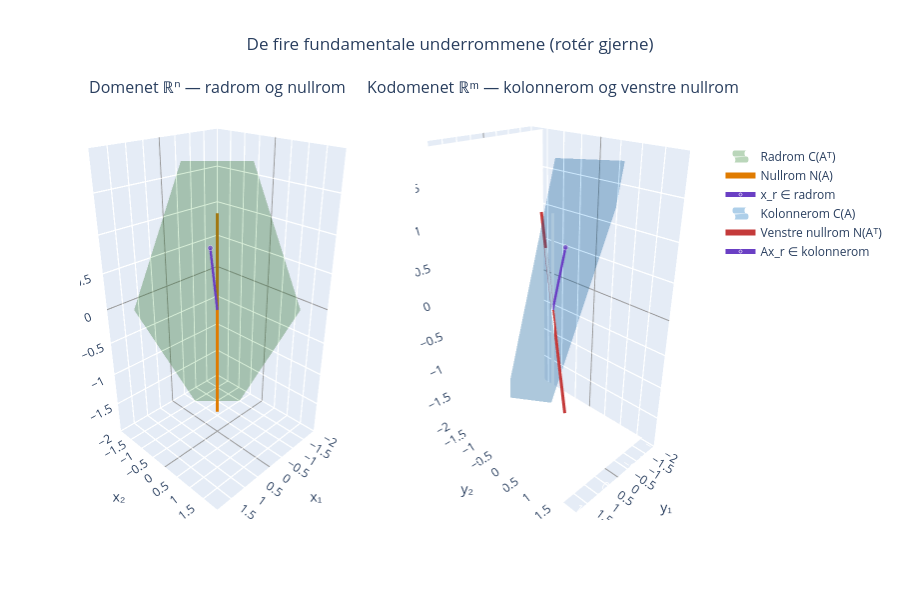

The cell this chart's notebook holds for it:
### Markdown cell above
## De fire underrommene

### Code cell
import numpy as np
import plotly.graph_objects as go
from plotly.subplots import make_subplots
from sympy import Matrix
from IPython.display import display, Math, Markdown

A = Matrix([[1, 1, 2],
            [2, 1, 3],
            [3, 2, 5]])

rref_A, pivots = A.rref()
r = len(pivots)

null_vecs  = A.nullspace()
left_null  = A.T.nullspace()
row_basis  = [np.array(rref_A.row(i).tolist()[0], dtype=float) for i in range(r)]
col_basis  = [np.array(A.col(i).tolist(), dtype=float).flatten() for i in pivots]
n_vec      = np.array(null_vecs[0].tolist(), dtype=float).flatten()
ln_vec     = np.array(left_null[0].tolist(), dtype=float).flatten()

n_vec  /= np.linalg.norm(n_vec)
ln_vec /= np.linalg.norm(ln_vec)

display(Math(r'A = ' + str(A.tolist()).replace('[','\\begin{bmatrix}').replace(']','\\end{bmatrix}')))
display(Markdown(f"Rang $r$ = **{r}**, nullitet = **{3 - r}**"))

def plane_traces(basis_vecs, color, name, opacity=0.35):
    """Tegn et plan spent ut av to basisvektorer"""
    b1, b2 = basis_vecs[0], basis_vecs[1]
    s = t = np.linspace(-1.5, 1.5, 30)
    S, T = np.meshgrid(s, t)
    X = S * b1[0] + T * b2[0]
    Y = S * b1[1] + T * b2[1]
    Z = S * b1[2] + T * b2[2]
    return go.Surface(x=X, y=Y, z=Z,
                      colorscale=[[0, color], [1, color]],
                      opacity=opacity, showscale=False,
                      name=name, showlegend=True,
                      hoverinfo='skip')

def line_trace(direction, color, name, width=6):
    """Tegn en linje gjennom origo langs direction"""
    t = np.linspace(-1.8, 1.8, 50)
    d = direction / np.linalg.norm(direction)
    return go.Scatter3d(
        x=t*d[0], y=t*d[1], z=t*d[2],
        mode='lines',
        line=dict(color=color, width=width),
        name=name
    )

def vector_trace(vec, color, name):
    v = vec / np.linalg.norm(vec) * 1.2
    return go.Scatter3d(
        x=[0, v[0]], y=[0, v[1]], z=[0, v[2]],
        mode='lines+markers',
        line=dict(color=color, width=5),
        marker=dict(size=[0, 6], color=color),
        name=name
    )

def axis_layout(title):
    return dict(
        title=title,
        range=[-2, 2],
        showbackground=True,
        gridcolor='rgba(180,180,180,0.5)',
        zerolinecolor='rgba(100,100,100,0.8)',
        zerolinewidth=2
    )

x_r = row_basis[0] * 0.8 + row_basis[1] * 0.5
x_r /= np.linalg.norm(x_r)
Ax_r = np.array((A * Matrix(x_r.tolist())).tolist(), dtype=float).flatten()
Ax_r /= np.linalg.norm(Ax_r)

fig = make_subplots(
    rows=1, cols=2,
    specs=[[{'type': 'scene'}, {'type': 'scene'}]],
    subplot_titles=[
        'Domenet ℝⁿ — radrom og nullrom',
        'Kodomenet ℝᵐ — kolonnerom og venstre nullrom'
    ]
)

fig.add_trace(plane_traces(row_basis, '#3b8c3b', 'Radrom C(Aᵀ)'), row=1, col=1)
fig.add_trace(line_trace(n_vec, '#e07b00', 'Nullrom N(A)'), row=1, col=1)
fig.add_trace(vector_trace(x_r, '#6a3fc4', 'x_r ∈ radrom'), row=1, col=1)

fig.add_trace(plane_traces(col_basis, '#1a78c2', 'Kolonnerom C(A)'), row=1, col=2)
fig.add_trace(line_trace(ln_vec, '#c43a3a', 'Venstre nullrom N(Aᵀ)'), row=1, col=2)
fig.add_trace(vector_trace(Ax_r, '#6a3fc4', 'Ax_r ∈ kolonnerom'), row=1, col=2)

camera = dict(eye=dict(x=1.6, y=1.6, z=1.2))

fig.update_layout(
    height=600,
    title_text='De fire fundamentale underrommene (rotér gjerne)',
    title_x=0.5,
    legend=dict(x=1.05, y=0.9),
    scene=dict(
        xaxis=axis_layout('x₁'), yaxis=axis_layout('x₂'), zaxis=axis_layout('x₃'),
        camera=camera
    ),
    scene2=dict(
        xaxis=axis_layout('y₁'), yaxis=axis_layout('y₂'), zaxis=axis_layout('y₃'),
        camera=camera
    )
)

fig.show()

### Figure 1 — Plotly figure (JSON) as saved in the notebook; plotly's stock layout.template omitted (floating-point values rounded to 4 significant figures; data arrays with more than 128 entries replaced by an {"elided": "..."} marker saying what was removed)
{"data": [{"colorscale": [[0, "#3b8c3b"], [1, "#3b8c3b"]], "hoverinfo": "skip", "name": "Radrom C(Aᵀ)", "opacity": 0.35, "scene": "scene", "showlegend": true, "showscale": false, "type": "surface", "x": {"elided": "30x30 float values"}, "y": {"elided": "30x30 float values"}, "z": {"elided": "30x30 float values"}}, {"line": {"color": "#e07b00", "width": 6}, "mode": "lines", "name": "Nullrom N(A)", "scene": "scene", "type": "scatter3d", "x": [1.039, 0.9968, 0.9544, 0.912, 0.8696, 0.8271, 0.7847, 0.7423, 0.6999, 0.6575, 0.6151, 0.5726, 0.5302, 0.4878, 0.4454, 0.403, 0.3605, 0.3181, 0.2757, 0.2333, 0.1909, 0.1485, 0.106, 0.06363, 0.02121, -0.02121, -0.06363, -0.106, -0.1485, -0.1909, -0.2333, -0.2757, -0.3181, -0.3605, -0.403, -0.4454, -0.4878, -0.5302, -0.5726, -0.6151, -0.6575, -0.6999, -0.7423, -0.7847, -0.8271, -0.8696, -0.912, -0.9544, -0.9968, -1.039], "y": [1.039, 0.9968, 0.9544, 0.912, 0.8696, 0.8271, 0.7847, 0.7423, 0.6999, 0.6575, 0.6151, 0.5726, 0.5302, 0.4878, 0.4454, 0.403, 0.3605, 0.3181, 0.2757, 0.2333, 0.1909, 0.1485, 0.106, 0.06363, 0.02121, -0.02121, -0.06363, -0.106, -0.1485, -0.1909, -0.2333, -0.2757, -0.3181, -0.3605, -0.403, -0.4454, -0.4878, -0.5302, -0.5726, -0.6151, -0.6575, -0.6999, -0.7423, -0.7847, -0.8271, -0.8696, -0.912, -0.9544, -0.9968, -1.039], "z": [-1.039, -0.9968, -0.9544, -0.912, -0.8696, -0.8271, -0.7847, -0.7423, -0.6999, -0.6575, -0.6151, -0.5726, -0.5302, -0.4878, -0.4454, -0.403, -0.3605, -0.3181, -0.2757, -0.2333, -0.1909, -0.1485, -0.106, -0.06363, -0.02121, 0.02121, 0.06363, 0.106, 0.1485, 0.1909, 0.2333, 0.2757, 0.3181, 0.3605, 0.403, 0.4454, 0.4878, 0.5302, 0.5726, 0.6151, 0.6575, 0.6999, 0.7423, 0.7847, 0.8271, 0.8696, 0.912, 0.9544, 0.9968, 1.039]}, {"line": {"color": "#6a3fc4", "width": 5}, "marker": {"color": "#6a3fc4", "size": [0, 6]}, "mode": "lines+markers", "name": "x_r ∈ radrom", "scene": "scene", "type": "scatter3d", "x": [0, 0.5977], "y": [0, 0.3735], "z": [0, 0.9712]}, {"colorscale": [[0, "#1a78c2"], [1, "#1a78c2"]], "hoverinfo": "skip", "name": "Kolonnerom C(A)", "opacity": 0.35, "scene": "scene2", "showlegend": true, "showscale": false, "type": "surface", "x": {"elided": "30x30 float values"}, "y": {"elided": "30x30 float values"}, "z": {"elided": "30x30 float values"}}, {"line": {"color": "#c43a3a", "width": 6}, "mode": "lines", "name": "Venstre nullrom N(Aᵀ)", "scene": "scene2", "type": "scatter3d", "x": [1.039, 0.9968, 0.9544, 0.912, 0.8696, 0.8271, 0.7847, 0.7423, 0.6999, 0.6575, 0.6151, 0.5726, 0.5302, 0.4878, 0.4454, 0.403, 0.3605, 0.3181, 0.2757, 0.2333, 0.1909, 0.1485, 0.106, 0.06363, 0.02121, -0.02121, -0.06363, -0.106, -0.1485, -0.1909, -0.2333, -0.2757, -0.3181, -0.3605, -0.403, -0.4454, -0.4878, -0.5302, -0.5726, -0.6151, -0.6575, -0.6999, -0.7423, -0.7847, -0.8271, -0.8696, -0.912, -0.9544, -0.9968, -1.039], "y": [1.039, 0.9968, 0.9544, 0.912, 0.8696, 0.8271, 0.7847, 0.7423, 0.6999, 0.6575, 0.6151, 0.5726, 0.5302, 0.4878, 0.4454, 0.403, 0.3605, 0.3181, 0.2757, 0.2333, 0.1909, 0.1485, 0.106, 0.06363, 0.02121, -0.02121, -0.06363, -0.106, -0.1485, -0.1909, -0.2333, -0.2757, -0.3181, -0.3605, -0.403, -0.4454, -0.4878, -0.5302, -0.5726, -0.6151, -0.6575, -0.6999, -0.7423, -0.7847, -0.8271, -0.8696, -0.912, -0.9544, -0.9968, -1.039], "z": [-1.039, -0.9968, -0.9544, -0.912, -0.8696, -0.8271, -0.7847, -0.7423, -0.6999, -0.6575, -0.6151, -0.5726, -0.5302, -0.4878, -0.4454, -0.403, -0.3605, -0.3181, -0.2757, -0.2333, -0.1909, -0.1485, -0.106, -0.06363, -0.02121, 0.02121, 0.06363, 0.106, 0.1485, 0.1909, 0.2333, 0.2757, 0.3181, 0.3605, 0.403, 0.4454, 0.4878, 0.5302, 0.5726, 0.6151, 0.6575, 0.6999, 0.7423, 0.7847, 0.8271, 0.8696, 0.912, 0.9544, 0.9968, 1.039]}, {"line": {"color": "#6a3fc4", "width": 5}, "marker": {"color": "#6a3fc4", "size": [0, 6]}, "mode": "lines+markers", "name": "Ax_r ∈ kolonnerom", "scene": "scene2", "type": "scatter3d", "x": [0, 0.3831], "y": [0, 0.5894], "z": [0, 0.9725]}], "layout": {"annotations": [{"font": {"size": 16}, "showarrow": false, "text": "Domenet ℝⁿ — radrom og nullrom", "x": 0.225, "xanchor": "center", "xref": "paper", "y": 1, "yanchor": "bottom", "yref": "paper"}, {"font": {"size": 16}, "showarrow": false, "text": "Kodomenet ℝᵐ — kolonnerom og venstre nullrom", "x": 0.775, "xanchor": "center", "xref": "paper", "y": 1, "yanchor": "bottom", "yref": "paper"}], "height": 600, "legend": {"x": 1.05, "y": 0.9}, "scene": {"camera": {"eye": {"x": 1.6, "y": 1.6, "z": 1.2}}, "domain": {"x": [0, 0.45], "y": [0, 1]}, "xaxis": {"gridcolor": "rgba(180,180,180,0.5)", "range": [-2, 2], "showbackground": true, "title": {"text": "x₁"}, "zerolinecolor": "rgba(100,100,100,0.8)", "zerolinewidth": 2}, "yaxis": {"gridcolor": "rgba(180,180,180,0.5)", "range": [-2, 2], "showbackground": true, "title": {"text": "x₂"}, "zerolinecolor": "rgba(100,100,100,0.8)", "zerolinewidth": 2}, "zaxis": {"gridcolor": "rgba(180,180,180,0.5)", "range": [-2, 2], "showbackground": true, "title": {"text": "x₃"}, "zerolinecolor": "rgba(100,100,100,0.8)", "zerolinewidth": 2}}, "scene2": {"camera": {"eye": {"x": 1.6, "y": 1.6, "z": 1.2}}, "domain": {"x": [0.55, 1], "y": [0, 1]}, "xaxis": {"gridcolor": "rgba(180,180,180,0.5)", "range": [-2, 2], "showbackground": true, "title": {"text": "y₁"}, "zerolinecolor": "rgba(100,100,100,0.8)", "zerolinewidth": 2}, "yaxis": {"gridcolor": "rgba(180,180,180,0.5)", "range": [-2, 2], "showbackground": true, "title": {"text": "y₂"}, "zerolinecolor": "rgba(100,100,100,0.8)", "zerolinewidth": 2}, "zaxis": {"gridcolor": "rgba(180,180,180,0.5)", "range": [-2, 2], "showbackground": true, "title": {"text": "y₃"}, "zerolinecolor": "rgba(100,100,100,0.8)", "zerolinewidth": 2}}, "title": {"text": "De fire fundamentale underrommene (rotér gjerne)", "x": 0.5}}}
